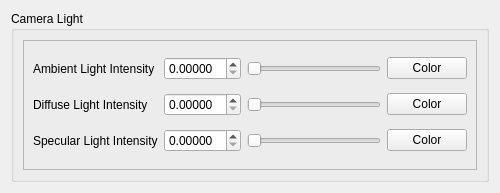
<?xml version="1.0" encoding="UTF-8"?>
<ui version="4.0">
 <class>CameraLightsMainWidget</class>
 <widget class="QWidget" name="CameraLightsMainWidget">
  <property name="geometry">
   <rect>
    <x>0</x>
    <y>0</y>
    <width>500</width>
    <height>193</height>
   </rect>
  </property>
  <property name="windowTitle">
   <string>Form</string>
  </property>
  <layout class="QVBoxLayout" name="verticalLayout">
   <item>
    <layout class="QHBoxLayout" name="horizontalLayout_2">
     <item>
      <widget class="QGroupBox" name="groupBox">
       <property name="title">
        <string>Camera Light</string>
       </property>
       <layout class="QVBoxLayout" name="verticalLayout_4">
        <item>
         <widget class="QFrame" name="frame_2">
          <property name="frameShape">
           <enum>QFrame::StyledPanel</enum>
          </property>
          <property name="frameShadow">
           <enum>QFrame::Raised</enum>
          </property>
          <layout class="QGridLayout" name="gridLayout_5">
           <item row="0" column="2">
            <widget class="QSlider" name="ambientLightIntensityDoubleSlider">
             <property name="orientation">
              <enum>Qt::Horizontal</enum>
             </property>
            </widget>
           </item>
           <item row="1" column="2">
            <widget class="QSlider" name="diffuseLightIntensityDoubleSlider">
             <property name="orientation">
              <enum>Qt::Horizontal</enum>
             </property>
            </widget>
           </item>
           <item row="2" column="0">
            <widget class="QLabel" name="label_14">
             <property name="text">
              <string>Specular Light Intensity</string>
             </property>
            </widget>
           </item>
           <item row="1" column="3">
            <widget class="SelectColorButton" name="diffuseLightPushButton">
             <property name="text">
              <string>Color</string>
             </property>
            </widget>
           </item>
           <item row="1" column="1">
            <widget class="CustomDoubleSpinBox" name="diffuseLightIntensityDoubleSpinBox">
             <property name="keyboardTracking">
              <bool>false</bool>
             </property>
             <property name="decimals">
              <number>5</number>
             </property>
            </widget>
           </item>
           <item row="1" column="0">
            <widget class="QLabel" name="label_13">
             <property name="text">
              <string>Diffuse Light Intensity</string>
             </property>
            </widget>
           </item>
           <item row="0" column="0">
            <widget class="QLabel" name="label_12">
             <property name="text">
              <string>Ambient Light Intensity</string>
             </property>
            </widget>
           </item>
           <item row="2" column="1">
            <widget class="CustomDoubleSpinBox" name="specularLightIntensityDoubleSpinBox">
             <property name="keyboardTracking">
              <bool>false</bool>
             </property>
             <property name="decimals">
              <number>5</number>
             </property>
            </widget>
           </item>
           <item row="2" column="3">
            <widget class="SelectColorButton" name="specularLightPushButton">
             <property name="text">
              <string>Color</string>
             </property>
            </widget>
           </item>
           <item row="0" column="1">
            <widget class="CustomDoubleSpinBox" name="ambientLightIntensityDoubleSpinBox">
             <property name="keyboardTracking">
              <bool>false</bool>
             </property>
             <property name="decimals">
              <number>5</number>
             </property>
            </widget>
           </item>
           <item row="0" column="3">
            <widget class="SelectColorButton" name="ambientLightPushButton">
             <property name="text">
              <string>Color</string>
             </property>
            </widget>
           </item>
           <item row="2" column="2">
            <widget class="QSlider" name="specularLightIntensityDoubleSlider">
             <property name="orientation">
              <enum>Qt::Horizontal</enum>
             </property>
            </widget>
           </item>
          </layout>
         </widget>
        </item>
       </layout>
      </widget>
     </item>
    </layout>
   </item>
  </layout>
 </widget>
 <customwidgets>
  <customwidget>
   <class>CustomDoubleSpinBox</class>
   <extends>QDoubleSpinBox</extends>
   <header>customdoublespinbox.h</header>
  </customwidget>
  <customwidget>
   <class>SelectColorButton</class>
   <extends>QPushButton</extends>
   <header>selectcolorbutton.h</header>
  </customwidget>
 </customwidgets>
 <resources/>
 <connections/>
</ui>
